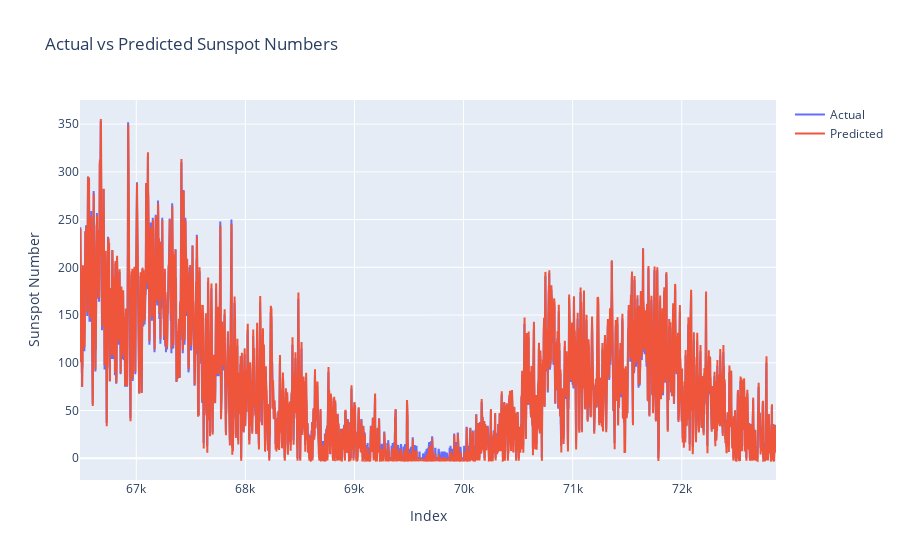

The notebook cell this image was saved under:
### Code cell
# Plot the actual vs predicted
import plotly.express as px
import plotly.graph_objects as go

fig = go.Figure()
fig.add_trace(go.Scatter(x=df_result.index, y=df_result['sn_value'], mode='lines', name='Actual'))
fig.add_trace(go.Scatter(x=df_result.index, y=df_result['sn_value_pred'], mode='lines', name='Predicted'))
fig.update_layout(title='Actual vs Predicted Sunspot Numbers',
                  xaxis_title='Index',
                  yaxis_title='Sunspot Number')
fig.show()

### Figure 1 — Plotly figure (JSON) as saved in the notebook; plotly's stock layout.template omitted (floating-point values rounded to 4 significant figures; data arrays with more than 128 entries replaced by an {"elided": "..."} marker saying what was removed)
{"data": [{"mode": "lines", "name": "Actual", "type": "scatter", "x": {"elided": "6381 int values"}, "y": {"elided": "6381 int values"}}, {"mode": "lines", "name": "Predicted", "type": "scatter", "x": {"elided": "6381 int values"}, "y": {"elided": "6381 float values"}}], "layout": {"title": {"text": "Actual vs Predicted Sunspot Numbers"}, "xaxis": {"title": {"text": "Index"}}, "yaxis": {"title": {"text": "Sunspot Number"}}}}
